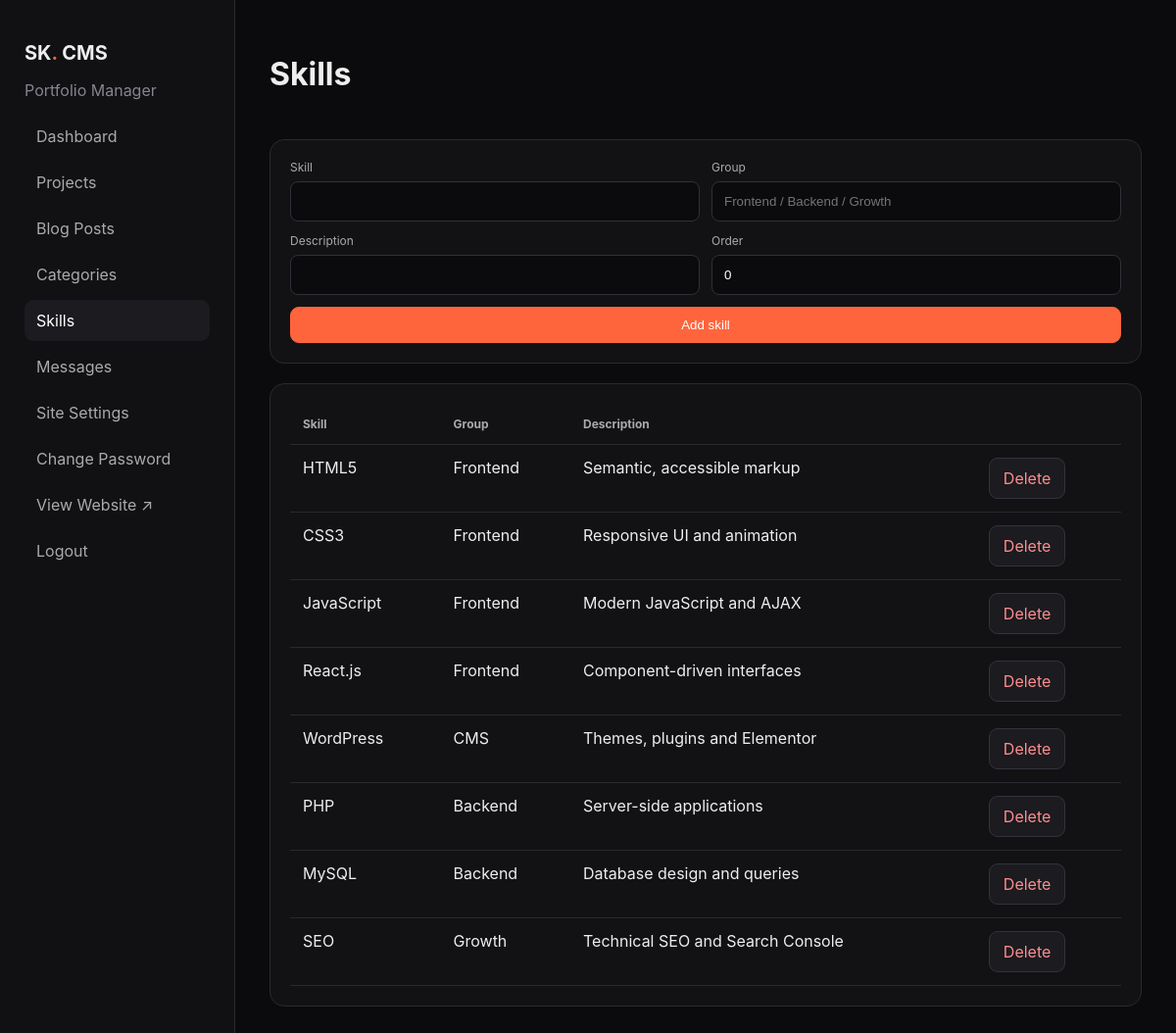
Page /admin/skills.php (signed in) on the committed database.
### tables this page shows
CREATE TABLE IF NOT EXISTS skills(id INT UNSIGNED AUTO_INCREMENT PRIMARY KEY,name VARCHAR(120) NOT NULL,group_name VARCHAR(120) NOT NULL,description VARCHAR(300),sort_order INT DEFAULT 0);

### config.php (called while the page is built, shortened)
<?php
function db():PDO{static $p; if(!$p)$p=new PDO('mysql:host='.DB_HOST.';dbname='.DB_NAME.';charset=utf8mb4',DB_USER,DB_PASS,[PDO::ATTR_ERRMODE=>PDO::ERRMODE_EXCEPTION,PDO::ATTR_DEFAULT_FETCH_MODE=>PDO::FETCH_ASSOC,PDO::ATTR_EMULATE_PREPARES=>false]);return $p;}
function e(mixed $v):string{return htmlspecialchars((string)$v,ENT_QUOTES,'UTF-8');}
function csrf():string{if(empty($_SESSION['csrf']))$_SESSION['csrf']=bin2hex(random_bytes(32));return $_SESSION['csrf'];}

### admin/skills.php (the view)
<?php $page='skills';require __DIR__.'/_head.php';$msg='';if(isset($_GET['delete'])){check_csrf();db()->prepare('DELETE FROM skills WHERE id=?')->execute([(int)$_GET['delete']]);header('Location:skills.php');exit;}if($_SERVER['REQUEST_METHOD']==='POST'){check_csrf();db()->prepare('INSERT INTO skills(name,group_name,description,sort_order) VALUES(?,?,?,?)')->execute([trim($_POST['name']),trim($_POST['group_name']),trim($_POST['description']),intval($_POST['sort_order'])]);$msg='Skill added.';}$rows=db()->query('SELECT * FROM skills ORDER BY sort_order,id')->fetchAll();?><div class="topbar"><h1>Skills</h1></div><?php if($msg):?><div class="alert"><?=e($msg)?></div><?php endif;?><div class="panel"><form method="post" class="form"><input type="hidden" name="csrf" value="<?=e(csrf())?>"><div class="row"><label>Skill<input name="name" required></label><label>Group<input name="group_name" placeholder="Frontend / Backend / Growth" required></label></div><div class="row"><label>Description<input name="description"></label><label>Order<input type="number" name="sort_order" value="0"></label></div><button class="btn primary">Add skill</button></form></div><div class="panel" style="margin-top:20px"><table class="table"><tr><th>Skill</th><th>Group</th><th>Description</th><th></th></tr><?php foreach($rows as $r):?><tr><td><?=e($r['name'])?></td><td><?=e($r['group_name'])?></td><td><?=e($r['description'])?></td><td><a class="btn danger" href="?delete=<?=$r['id']?>&csrf=<?=e(csrf())?>">Delete</a></td></tr><?php endforeach;?></table></div><?php require __DIR__.'/_foot.php';

### admin/admin.css (style rules this page uses)
* { box-sizing:border-box }
body { margin:0;background:#0b0b0d;color:#eee;font-family:Inter,system-ui,sans-serif }
.topbar { display:flex;justify-content:space-between;align-items:center;margin-bottom:25px }
.card,.panel { background:#121215;border:1px solid #29292f;border-radius:15px;padding:20px }
.btn { display:inline-block;padding:10px 14px;border-radius:9px;border:1px solid #33343a;background:#1b1b20;color:#fff;text-decoration:none;cursor:pointer }
.primary { background:#ff653d;border-color:#ff653d }
.danger { color:#ff8d8d }
.table { width:100%;border-collapse:collapse }
.table th,.table td { padding:13px;border-bottom:1px solid #29292f;text-align:left;vertical-align:top }
.table th { color:#aaa;font-size:12px }
.form { display:grid;gap:12px;max-width:1000px }
.row { display:grid;grid-template-columns:1fr 1fr;gap:12px }
label { font-size:12px;color:#aaa;display:grid;gap:7px }
input,textarea,select { width:100%;background:#0b0b0e;border:1px solid #303038;color:#fff;padding:12px;border-radius:8px }

### rows in the picture
skills: name "HTML5", group_name "Frontend", description "Semantic, accessible markup"
skills: name "CSS3", group_name "Frontend", description "Responsive UI and animation"
skills: name "JavaScript", group_name "Frontend", description "Modern JavaScript and AJAX"
skills: name "React.js", group_name "Frontend", description "Component-driven interfaces"
skills: name "WordPress", group_name "CMS", description "Themes, plugins and Elementor"
skills: name "PHP", group_name "Backend", description "Server-side applications"
skills: name "MySQL", group_name "Backend", description "Database design and queries"
skills: name "SEO", group_name "Growth", description "Technical SEO and Search Console"
